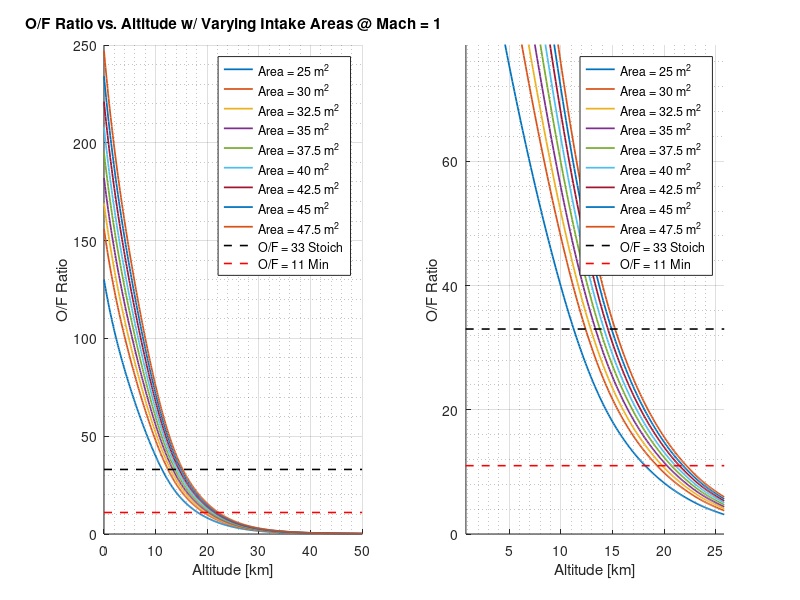
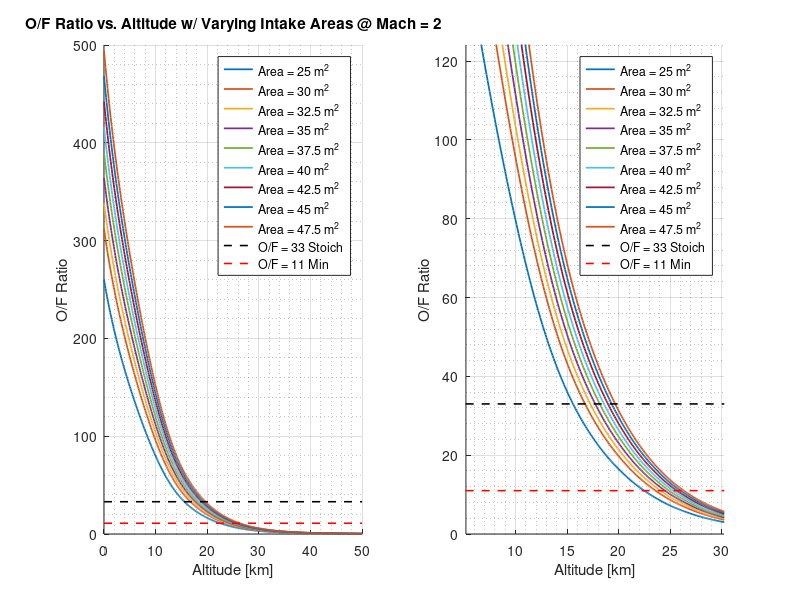
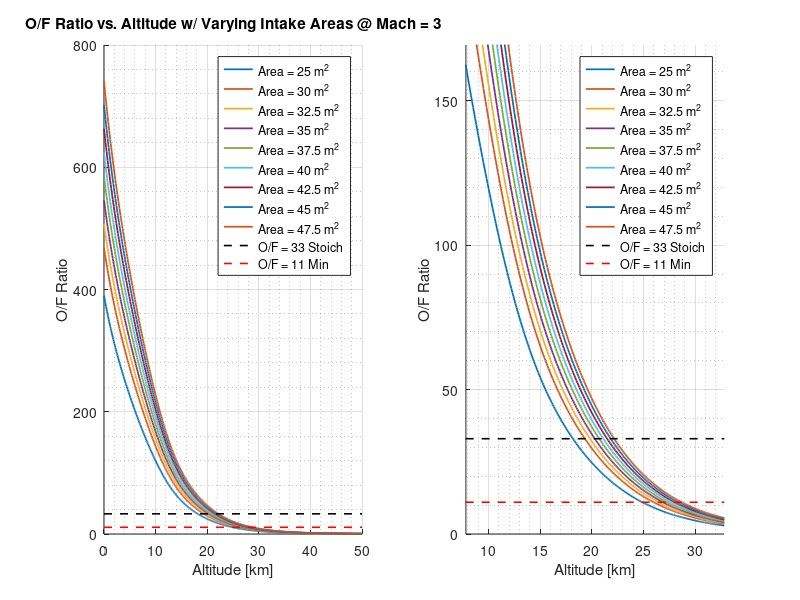
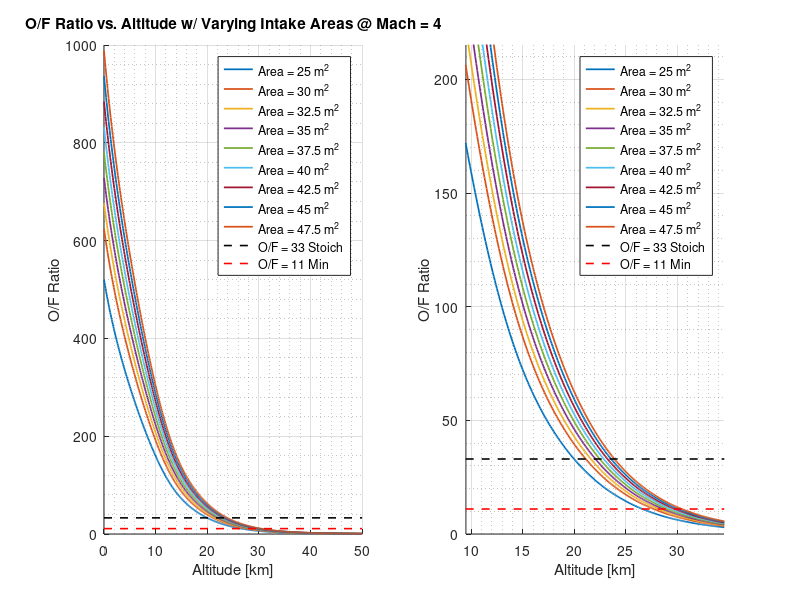

Recreate these plots in MATLAB, in order.
%% AEE480 VARDA Project: O/F Ratio Block
% Created by: Paul Gray
% Version date: Feb 9, 2018

%%
%%% Initial values %%%
% Mach and area values to be tested
mach = [1, 2, 3, 4, 5, 6, 7, 8, 9];
area = [25, 30, 32.5, 35, 37.5, 40, 42.5, 45, 47.5];

% Sound speed, while it varies with height for simplication it's held
% constant
a = 343;
vel = a*mach;

% Fuel mass flow rate and O/F ratios, Stoich (ofs) and minimum (ofm)
fuel_mdot = 86;
ofs = 33;
ofm = 11;

% Subplot zoom factors, coarse and fine
zfxc = 2;
zfyc = 2;
zfxf = 5;
zfyf = 5;

% Atmospheric constants
p0 = 101325;        % Pa
cp = 0.0065;        % K/m
T0 = 1007;          % J/(kgK)
g = 9.807;          % m/s^2
M = 0.028964;       % kg/mol
R0 = 8.31447;       % J/(molK)
gamma = 1.4;

%%% MSIS-E-90 Model Data for Density %%%
% Data is imported as g/cm3 before conversion to kg/m3, taken with a height
% density of 100m
%-% Possibly interpolate data for ~10m density resolution
% Reference: https://omniweb.gsfc.nasa.gov/vitmo/msis_vitmo.html
msisdata = importdata('MSISE90.txt');
msisdata_kg = msisdata(:,2).*1000;
msis_alt = msisdata(:,1);

mr_alt = zeros(length(mach),length(area));

%% 
%%% Value determination and plotting loops for O/F vs Alt
for j = 1:length(mach)

    % Memory preallocation of loop arrays
    amdot = zeros(length(area),length(msisdata));
    of = zeros(length(area),length(msisdata));
    legendInfo1{1,length(area)} = [];

    % Loop for the determination of air mass flow rate and the resulting
    % O/F ratio, assuming all oxidizer is supplied by the air intake
    for i = 1:length(area)

        amdot(i,1:length(msisdata)) = msisdata_kg.*vel(j).*area(i);
        of(i,1:length(msisdata)) = amdot(i,:)./fuel_mdot;

    end

    % Plotting loop for the O/F ratio as a function of altitude
    % Subplot position 1 is the full plot, subplot position 2 is zoomed in
    % around the O/F = Stoich crossing area
    for i = 1:length(area)

       figure(j)
       subplot(1,2,1)
       hold on
       plot(msis_alt,of(i,:),'LineWidth',1.25)
       legendInfo1{i} = ['Area = ', num2str(area(i)),' m^{2}'];
       
       % Zoomed subplot 
       subplot(1,2,2)
       hold on
       plot(msis_alt,of(i,:),'LineWidth',1.25)      

       if i == length(area)
          % Determines central plotline then pulls O/F ~ Stoich from that line
          % before determining x and y limits from zoom factor
          mu = floor(length(area)/2);
          [b, index] = min(abs(of(mu,:) - ofs));
          
          % Variable zoom factor (coarse/fine) block
          if range(of(mu,:)) < 1000
              
              limit_xl = msis_alt(index) - range(msis_alt)/(zfxc*2);
              limit_xu = msis_alt(index) + range(msis_alt)/(zfxc*2);
              limit_yl = of(mu,index) - range(of(mu,:))/(zfyc*2);
              limit_yu = of(mu,index) + range(of(mu,:))/(zfyc*2);
          
          else
             
              limit_xl = msis_alt(index) - range(msis_alt)/(zfxf*2);
              limit_xu = msis_alt(index) + range(msis_alt)/(zfxf*2);
              limit_yl = of(mu,index) - range(of(mu,:))/(zfyf*2);
              limit_yu = of(mu,index) + range(of(mu,:))/(zfyf*2);
              
          end
          
          % Because we like our plot bounds to make sense
          if limit_yl <= 0
              
            limit_yl = 0;
              
          end
           
          % Finishing touches of the subplots
          subplot(1,2,1)
          grid on
          grid minor
          title(['O/F Ratio vs. Altitude w/ Varying Intake Areas @ Mach = ' ...
              , num2str(mach(j))])
          xlabel('Altitude [km]')
          ylabel('O/F Ratio')
          plot([msis_alt(1),msis_alt(end)],[ofs,ofs],'k--','LineWidth',1.15)
          plot([msis_alt(1),msis_alt(end)],[ofm,ofm],'r--','LineWidth',1.15)
          legendInfo1{i+1} = ['O/F = ', num2str(ofs),' Stoich'];
          legendInfo1{i+2} = ['O/F = ', num2str(ofm),' Min'];
          legend(legendInfo1)
          
          subplot(1,2,2)
          grid on
          grid minor
          xlabel('Altitude [km]')
          ylabel('O/F Ratio')
          plot([msis_alt(1),msis_alt(end)],[ofs,ofs],'k--','LineWidth',1.15)
          plot([msis_alt(1),msis_alt(end)],[ofm,ofm],'r--','LineWidth',1.15)
          xlim([limit_xl, limit_xu])
          ylim([limit_yl, limit_yu])
          legendInfo1{i+1} = ['O/F = ', num2str(ofs),' Stoich'];
          legendInfo1{i+2} = ['O/F = ', num2str(ofm),' Min'];
          legend(legendInfo1)
          
       end

    end

    % Finds the altitude at which the O/F ratio first drops below Stoich
    % values and stores in array for later plotting
    for i = 1:length(area)
        
        [d, index2] = min(abs(of(i,:) - ofs));
        mr_alt(j,i) = msis_alt(index2);
    
    end
    
end

%%
% Plotting Mach vs. R2
% There is an issue with having vector lengths properly match. Thus for now
% use the same number of Mach as Inlet Areas...

% Memory preallocation
legendInfo2{1,length(area)} = [];
legendInfo3{1,length(mach)} = [];

for i = 1:length(mach)
    
   figure(length(mach) + 1)
   subplot(1,2,1)
   hold on
   plot(mr_alt(i,:),mach,'LineWidth',1.25)
   legendInfo2{i} = ['Area = ', num2str(area(i)),' m^{2}'];
   
   subplot(1,2,2)
   hold on
   plot(mr_alt(:,i),area,'LineWidth',1.25)
   legendInfo3{i} = ['Mach = ', num2str(mach(i))];
   
   if i == length(mach)
       
       subplot(1,2,1)
       grid on
       grid minor
       title('Mach vs. Stoich O/F')
       xlabel('O/F = Stoich Altitude [km]')
       ylabel('Mach')
       xlim([0, max(msis_alt)])
       ylim([0, max(mach) + 1])
       lgd = legend(legendInfo2,'Location','northeast');
       title(lgd,'Combined Inlet Area')
       
       subplot(1,2,2)
       grid on
       grid minor
       title('Inlet Area vs. Stoich O/F')
       xlabel('O/F = Stoich Altitude [km]')
       ylabel('Inlet Area [m^{2}]')
       xlim([0, max(msis_alt)])
       ylim([min(area) - 5, max(area) + 5])
       lgd = legend(legendInfo3,'Location','northeast');
       title(lgd,'Mach')
     
   end   
       
end

%%
% Max Dynamic Pressure block (beginnings of...)
h = msis_alt.*1000;
p = p0.*exp((-1)*((g.*M.*h)./(R0.*T0)));
q = zeros(length(mach),length(p));

for i = 1:length(mach)
    
    q(i,:) = 0.5.*gamma.*p.*mach(i).^2;

end






